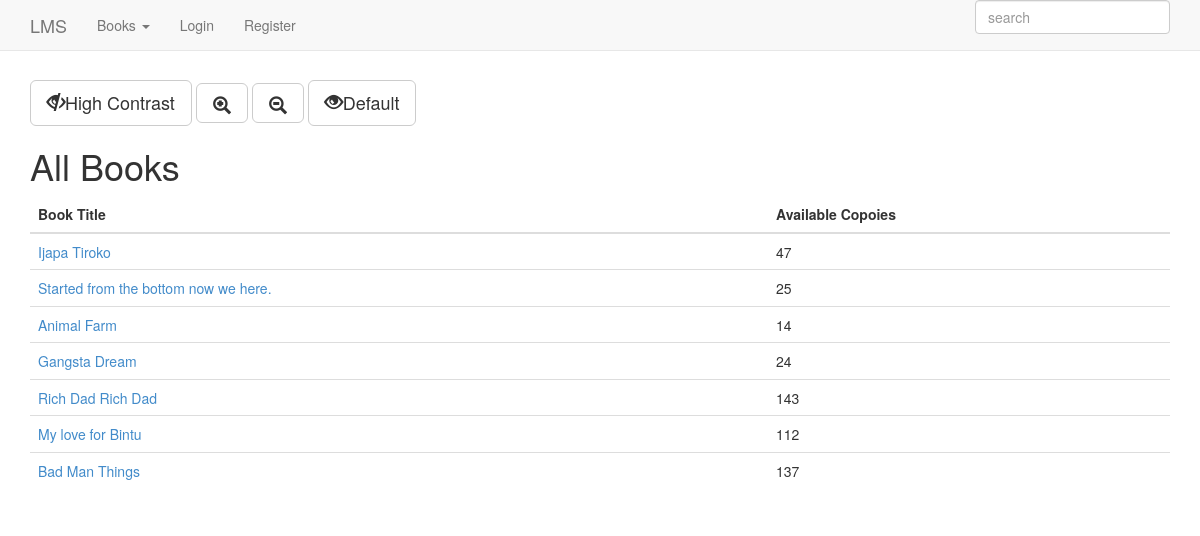
Screenshot of /pages/books.php with the database file from the repository.
### tables this page shows
CREATE TABLE IF NOT EXISTS `book` (
  `id` int(11) NOT NULL AUTO_INCREMENT,
  `isbn` int(10) NOT NULL,
  `title` varchar(100) NOT NULL,
  `author` varchar(100) NOT NULL,
  `year` year(4) NOT NULL,
  `status` tinyint(1) DEFAULT NULL,
  `quantity` int(100) DEFAULT NULL,
  `borrowed` int(100) NOT NULL,
  `remaining` int(100) NOT NULL,
  `category` varchar(30) NOT NULL,
  `type` varchar(30) NOT NULL,
  `borrowCount` int(10) NOT NULL,
  `timeAdded` timestamp NULL DEFAULT NULL,
  `increaseTime` timestamp NOT NULL DEFAULT '0000-00-00 00:00:00',
  `addedBy` int(11) NOT NULL,
  PRIMARY KEY (`id`),
  UNIQUE KEY `isbn` (`isbn`)
);

### config.php (called while the page is built, shortened)
<?php
    $dbname="library";
    $dbhost="localhost";
    $dbuser="library";
    $dbpass="library";
?>

### classes/DataModel.php (called while the page is built, shortened)
<?php include_once '../helper/functions.php'; ?>
<?php
    abstract class DataModel {
        private static $db;
        public static function connectDB(){
            include '../config.php';
            self::$db =  new mysqli("$dbhost", "$dbuser", "$dbpass", "$dbname");
            return self::$db;
        }
        public static function filter($table, $fields){
            $queryType = "filter";
            include '../helper/retrieve_data.php';
            return $querySet;
        }
    }
?>

### helper/retrieve_data.php (called while the page is built, shortened)
<?php
    if ($queryType == "filter" && $fields == "ALL") {
        $query = "SELECT * FROM {$table}";
        $result = self::$db->query($query);
    }
    if ($queryType == "filter" or $queryType == "xfilter") {
        $querySet = array();
        while($dataobj = $result->fetch_object()) {
            $dataobj = objToObj($dataobj, $table);
            $querySet[] = $dataobj;
        }
    } else {
    }
?>

### scripts/books.php (called while the page is built, shortened)
<?php
    $books = Book::filter("book","ALL");
?>

### helper/functions.php (called while the page is built, shortened)
<?php
    function objToObj($instance, $endClass){
        return unserialize(sprintf(
            'O:%d:"%s"%s',
            strlen($endClass),
            $endClass,
            strstr(strstr(serialize($instance), '"'), ':')
        ));
    }
?>

### pages/books.php (the view, shortened to what this page needs)
<?php
    include_once "../scripts/books.php";
    if(!isset($content)){
        $content = "";
    }
    $content .= "<table class='table table-hover'>
                    <thead>
                        <th>Book Title</th>
                        <th>Available Copoies</th>
                    </thead>";
    $dl = 0;
    foreach($books as $book) {
        if($dl == 0){
            $content .= "<tr class='light'>";
            $dl = 1;
        }else{
            $content .= "<tr class='dark'>";
            $dl = 0;
        }
        $content .= "<td><a href='book.php?id={$book->id}'>{$book->title}</a></td>";
        $content .= "<td>{$book->remaining}</td><tr/>";
    }
    $content .= "
        </table>
    ";
    include_once "includes/template.php";
?>

### pages/includes/lms.css (style rules this page uses)
body { padding-top: 80px; padding-bottom: 30px; }

### rows the page displays
book: title "Ijapa Tiroko", remaining "47"
book: title "Started from the bottom now we here.", remaining "25"
book: title "Animal Farm", remaining "14"
book: title "Gangsta Dream", remaining "24"
book: title "Rich Dad Rich Dad", remaining "143"
book: title "My love for Bintu", remaining "112"
book: title "Bad Man Things", remaining "137"

### other values shown
$pgDesc "All Books"
